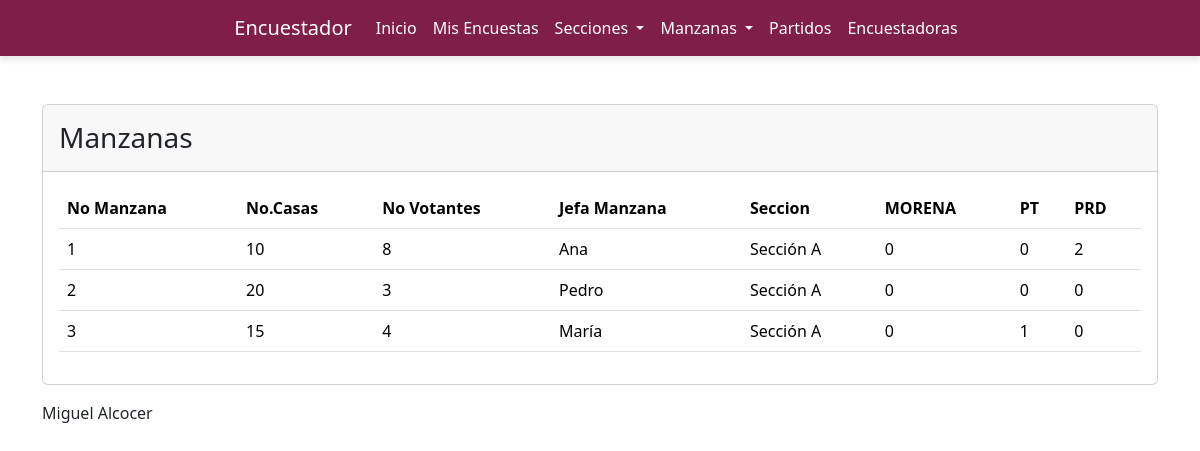
/modulos/Manzanas/index.php, run on the app's committed database.
### tables this page shows
CREATE TABLE `manzanas` (
  `idManzana` int(11) NOT NULL,
  `idSeccion` int(11) DEFAULT NULL,
  `idJefaManzana` int(11) DEFAULT NULL,
  `NombreManzana` varchar(255) NOT NULL,
  `NumCasas` int(11) DEFAULT NULL
);

CREATE TABLE `jefasmanzanas` (
  `idJefaManzana` int(11) NOT NULL,
  `NomJefManzana` varchar(255) DEFAULT NULL
);

CREATE TABLE `secciones` (
  `idSeccion` int(11) NOT NULL,
  `Nombre` varchar(255) DEFAULT NULL,
  `idJefaSeccion` int(11) DEFAULT NULL
);

### modulos/Manzanas/index.php (the view, shortened to what this page needs)
<?php
require("../../config/dbcontext.php");
include("../../layout/top.php");
$sql = "SELECT manzanas.*,
secciones.Nombre,
jefasmanzanas.NomJefManzana,
familias.NumVotantes
FROM manzanas
INNER JOIN secciones ON manzanas.idSeccion = secciones.idSeccion
INNER JOIN jefasmanzanas ON manzanas.idJefaManzana = jefasmanzanas.idJefaManzana
INNER JOIN (
SELECT idManzana, SUM(NumVotantes) AS NumVotantes
FROM familias
GROUP BY idManzana
) AS familias ON manzanas.idManzana = familias.idManzana";
$result = $link->query($sql);
$sql2 = "SELECT m.idManzana,
s.idSeccion,
p.idPartido,
COUNT(*) AS TotalRegistrosPorPartido
FROM manzanas m
INNER JOIN secciones s ON m.idSeccion = s.idSeccion
INNER JOIN familias f ON m.idManzana = f.idManzana
INNER JOIN votantes v ON f.idFamilia = v.idFamilia
INNER JOIN partidos p ON v.idPartido = p.idPartido
GROUP BY m.idManzana, s.idSeccion, p.idPartido";
$result2 = $link->query($sql2);
$totales_por_partido = array();
while ($row = $result2->fetch_assoc()) {
    $idManzana = $row['idManzana'];
    $idSeccion = $row['idSeccion'];
    $idPartido = $row['idPartido'];
    $totales_por_partido["$idManzana-$idSeccion-$idPartido"] = $row['TotalRegistrosPorPartido'];
}
?>
<div class="card table mt-5">
    <div class="card-header d-flex justify-content-between align-items-center">
        <h3 class="mt-2 mb-2">Manzanas</h3>
    </div>
    <div class="card-body">
        <div class="table-responsive-sm">
            <table class="table" id="tabla" style="width:100%">
                <thead>
                    <tr>
                        <th scope="col">No Manzana</th>
                        <th scope="col">No.Casas</th>
                        <th scope="col">No Votantes</th>
                        <th scope="col">Jefa Manzana</th>
                        <th scope="col">Seccion</th>
                        <th scope="col">MORENA</th>
                        <th scope="col">PT</th>
                        <th scope="col">PRD</th>
                    </tr>
                </thead>
                <tbody>
                    <?php
                    if ($result->num_rows > 0) {
                        while ($row = $result->fetch_assoc()) {
                            ?>
                            <tr>
                                <td scope="row"><?php echo $row['idManzana'] ?></td>
                                <td scope="row"><?php echo $row['NumCasas'] ?></td>
                                <td scope="row"><?php echo $row['NumVotantes'] ?></td>
                                <td scope="row"><?php echo $row['NomJefManzana'] ?></td>
                                <td scope="row"><?php echo $row['Nombre'] ?></td>
                                <td scope="row"><?php echo isset($totales_por_partido[$row['idManzana'].'-'.$row['idSeccion'].'-1']) ? $totales_por_partido[$row['idManzana'].'-'.$row['idSeccion'].'-1'] : 0; ?></td>
                                <td scope="row"><?php echo isset($totales_por_partido[$row['idManzana'].'-'.$row['idSeccion'].'-2']) ? $totales_por_partido[$row['idManzana'].'-'.$row['idSeccion'].'-2'] : 0; ?></td>
                                <td scope="row"><?php echo isset($totales_por_partido[$row['idManzana'].'-'.$row['idSeccion'].'-3']) ? $totales_por_partido[$row['idManzana'].'-'.$row['idSeccion'].'-3'] : 0; ?></td>
                            </tr>
                    <?php
                        }
                    } else {
                        echo "<tr><td colspan='1'>No se encontraron registros.</td></tr>";
                    }
                    ?>
                </tbody>
            </table>
        </div>
    </div>
</div>
<?php include("../../layout/foot.php") ?>

### layout/top.php (shortened to what this page needs)
<?php
$url_base = "http://localhost/encuesta/";
?>
<!doctype html>
<html lang="en">
<head>
  <link href="https://cdn.jsdelivr.net/npm/bootstrap@5.3.2/dist/css/bootstrap.min.css" rel="stylesheet" />
  <link rel="stylesheet" href="http://localhost/encuesta/layout/style.css">
  <link rel="stylesheet" href="https://cdnjs.cloudflare.com/ajax/libs/font-awesome/6.4.2/css/all.min.css" />
  <link href="https://unpkg.com/vanilla-datatables@latest/dist/vanilla-dataTables.min.css" rel="stylesheet" type="text/css">
</head>
<body>
  <header>
  <nav class="navbar navbar-expand-lg navbar-dark navbar-custom">
    <div class="container justify-content-center ">
      <a class="navbar-brand" href="#">Encuestador</a>
      <div class="collapse navbar-collapse flex-grow-0 " id="navbarNavDropdown">
        <ul class="navbar-nav text-center">
          <li class="nav-item">
            <a class="nav-link active" aria-current="page" href="<?php echo $url_base ?>" class="nav__link">Inicio</a>
          </li>
          <li class="nav-item">
            <a class="nav-link" href="<?php echo $url_base ?>/modulos/misencuestas/">Mis Encuestas</a>
          </li>
          <li class="nav-item dropdown">
            <a class="nav-link dropdown-toggle" href="#" role="button" data-bs-toggle="dropdown" aria-expanded="false">
              Secciones
            </a>
          </li>
          <li class=" nav-item dropdown">
                  <a class="nav-link dropdown-toggle" href="#" role="button" data-bs-toggle="dropdown" aria-expanded="false">
                    Manzanas
                  </a>
          </li>
                    <li class=" nav-item">
                        <a class="nav-link" href="<?php echo $url_base ?>/modulos/Partidos">Partidos</a>
                    </li>
                    <li class="nav-item">
            <a class="nav-link" href="<?php echo $url_base ?>/modulos/encuestadoras/">Encuestadoras</a>
          </li>
      </div>
    </div>
  </nav>
  </header>
  <main class="container">

### layout/foot.php (shortened to what this page needs)
</main>
  <footer class="container">
    Miguel Alcocer
  </footer>
</body>
</html>

### layout/style.css (style rules this page uses)
.navbar-custom { background-color: hsl(335, 61%, 31%); box-shadow: 0 4px 6px rgba(0, 0, 0, 0.1); }
.navbar-brand { color: white !important; }
.navbar-nav .nav-link { color: white !important; }
.navbar-nav .nav-link { position: relative; transition: color 0.3s ease; }
.navbar-nav .nav-link:before { content: ''; position: absolute; bottom: -2px; left: 0; width: 100%; height: 2px; background-color: whitesmoke; visibility: hidden; transform: scaleX(0); transition: all 0.3s ease-in-out; }

### data on the page
manzanas: idManzana "1", NumCasas "10", NumVotantes "8", idJefaManzana.NomJefManzana "Ana", idSeccion.Nombre "Sección A", idManzana+idSeccion "2"
manzanas: idManzana "2", NumCasas "20", NumVotantes "3", idJefaManzana.NomJefManzana "Pedro", idSeccion.Nombre "Sección A"
manzanas: idManzana "3", NumCasas "15", NumVotantes "4", idJefaManzana.NomJefManzana "María", idSeccion.Nombre "Sección A", shows "0", idSeccion "1"
